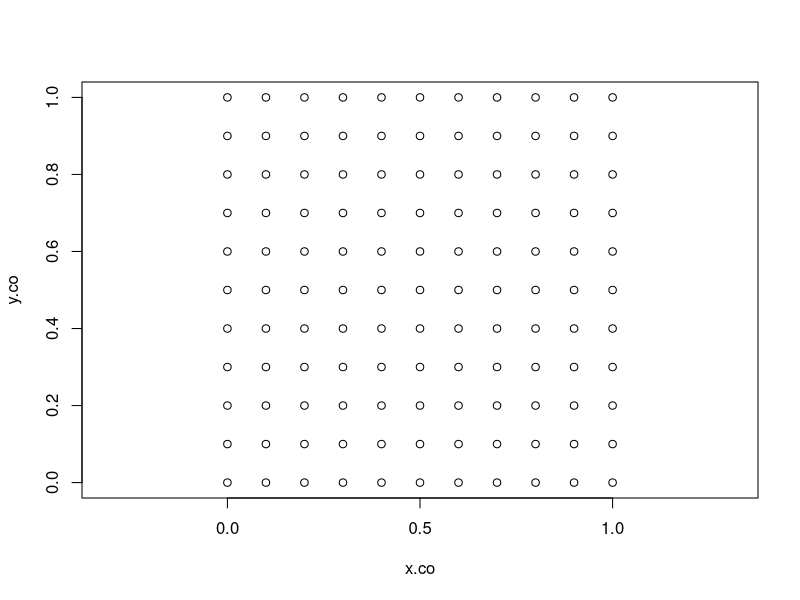
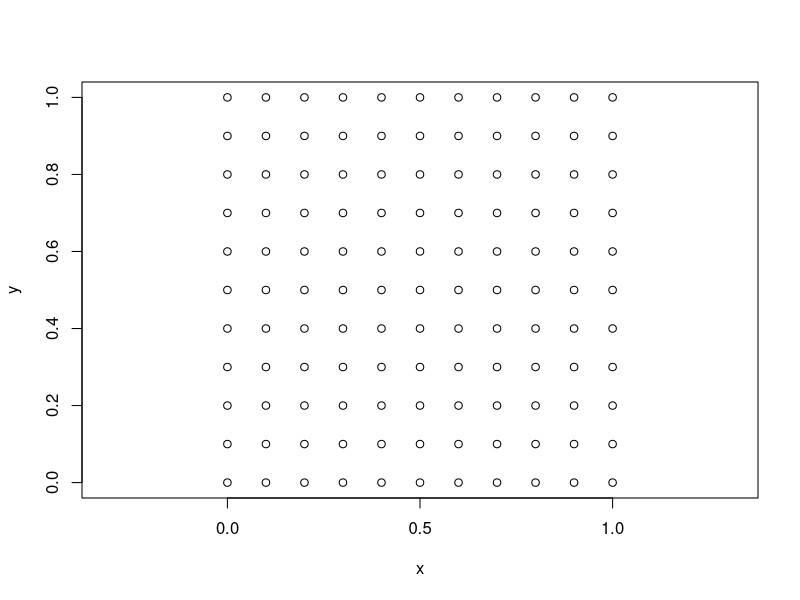
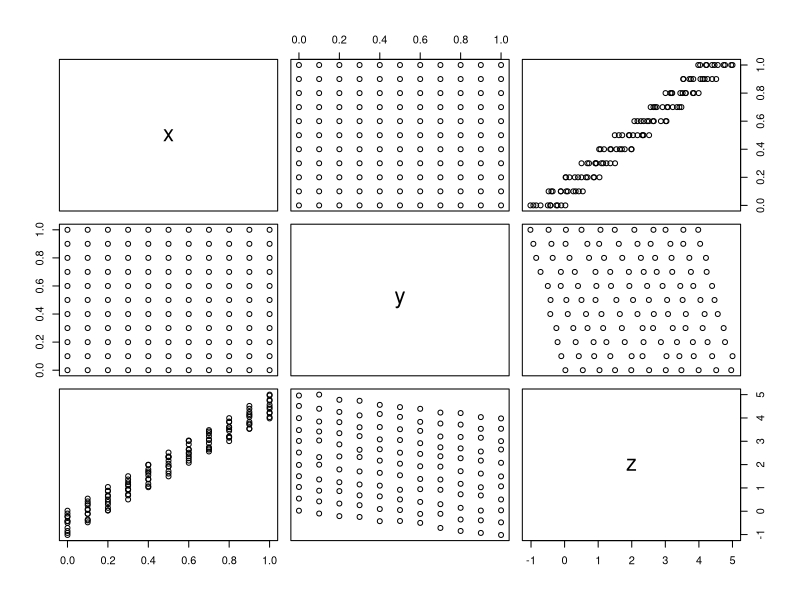
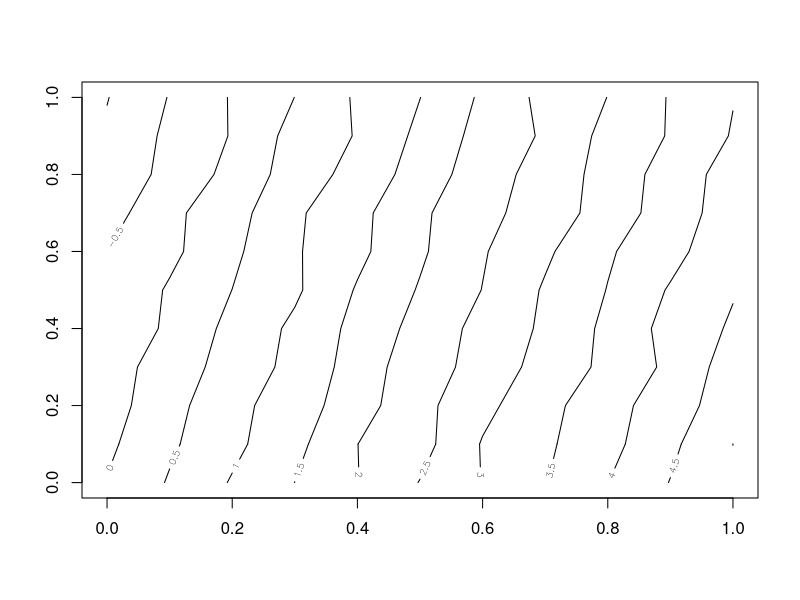
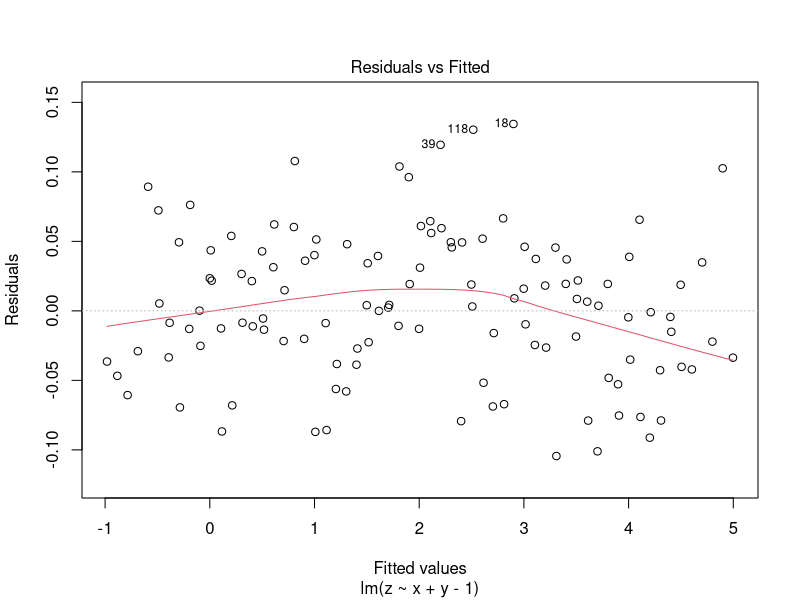
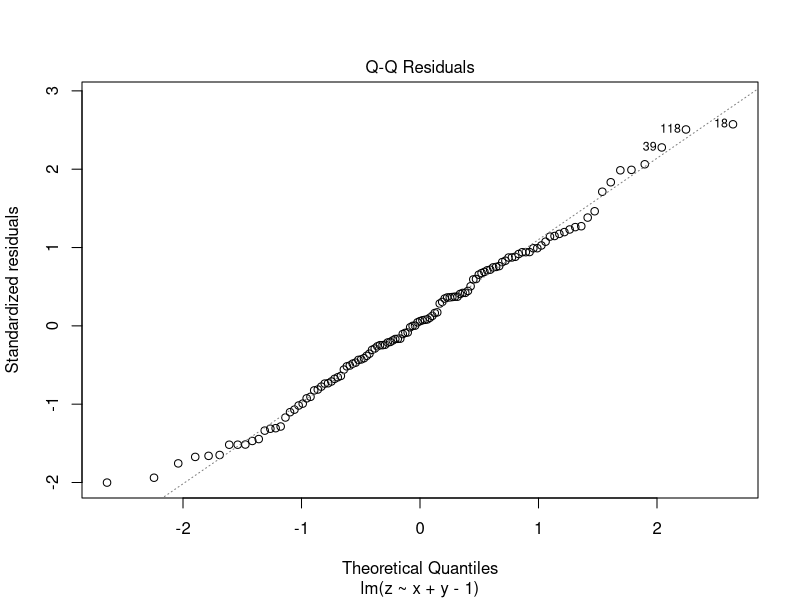
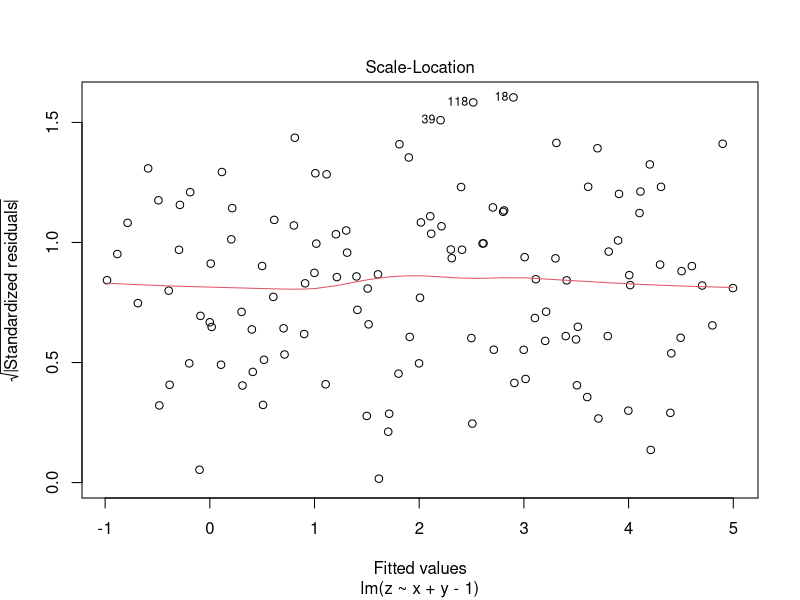
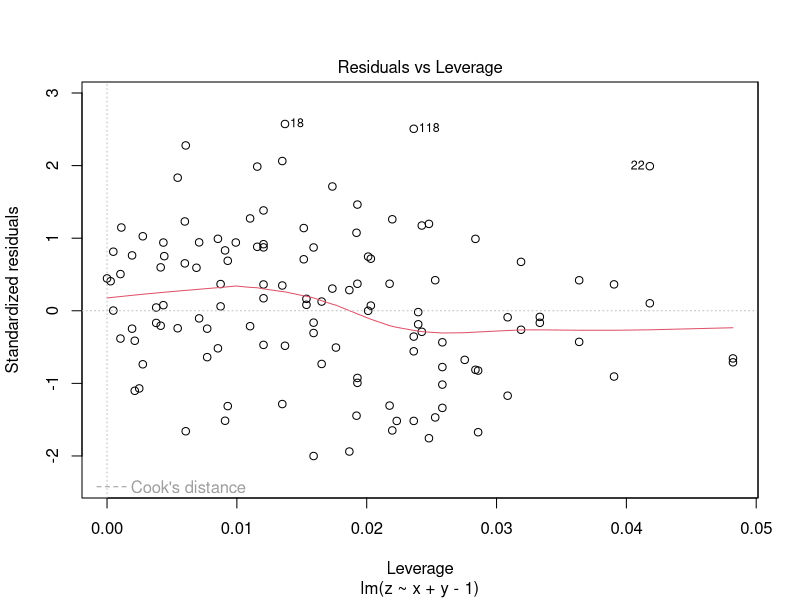

Generate these figures, in order, with R:
## Simple linear spatial regression
## Grid creation
x.co <- rep(seq(0,1,0.1),11)
y.co <- rep(seq(0,1,0.1),length = 121, each=11)
plot(x.co,y.co, asp=T)

surf.df <- data.frame(x=x.co, y=y.co)
plot(surf.df, asp=TRUE)

surf.df$z <- 5*surf.df$x - surf.df$y + rnorm(121,sd=0.05)
plot(surf.df) # scatter plot matrix

## Contour plot
surf.mat <- matrix(surf.df$z, nrow=11)
contour(seq(0,1,0.1), seq(0,1,0.1), surf.mat)

surf.lm <- lm(z ~ x + y - 1, data = surf.df)
summary(surf.lm)
plot(surf.lm)

surf.lm <- lm(z ~ x + y +I(x^2) + I(y^2) - 1, data = surf.df)

library(MASS)
data(topo)
## overview of dataset
head(topo)
plot(topo$x, topo$y, asp=T)
library(spatial)

topo.ls <- surf.ls(2, topo)
trsurf <- trmat(topo.ls,0,6.5,0,6.5,50)
# Plot result
eqscplot(trsurf, typ="n")
contour(trsurf, add=T)
points(topo)
text(topo, lab=topo$z,adj=c(0,1))

topo.loess <- loess(z ~ x * y, topo)
topo.ma <- list(x=seq(0,6.5,0.1),y=seq(0,6.5,0.1))
topo.lo <- predict(topo.loess, expand.grid(topo.ma))
